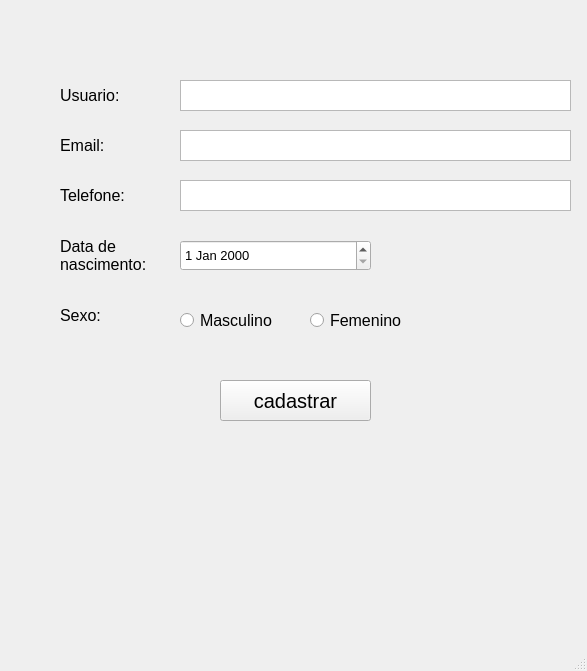
<?xml version="1.0" encoding="UTF-8"?>
<ui version="4.0">
 <class>MainWindow</class>
 <widget class="QMainWindow" name="MainWindow">
  <property name="geometry">
   <rect>
    <x>0</x>
    <y>0</y>
    <width>587</width>
    <height>671</height>
   </rect>
  </property>
  <property name="windowTitle">
   <string>MainWindow</string>
  </property>
  <widget class="QWidget" name="centralwidget">
   <widget class="QTextEdit" name="textEdit">
    <property name="geometry">
     <rect>
      <x>180</x>
      <y>80</y>
      <width>391</width>
      <height>31</height>
     </rect>
    </property>
   </widget>
   <widget class="QLabel" name="label">
    <property name="geometry">
     <rect>
      <x>60</x>
      <y>80</y>
      <width>91</width>
      <height>31</height>
     </rect>
    </property>
    <property name="font">
     <font>
      <pointsize>12</pointsize>
     </font>
    </property>
    <property name="text">
     <string>Usuario:</string>
    </property>
   </widget>
   <widget class="QLabel" name="label_2">
    <property name="geometry">
     <rect>
      <x>60</x>
      <y>130</y>
      <width>61</width>
      <height>31</height>
     </rect>
    </property>
    <property name="font">
     <font>
      <pointsize>12</pointsize>
     </font>
    </property>
    <property name="text">
     <string>Email:</string>
    </property>
   </widget>
   <widget class="QTextEdit" name="textEdit_2">
    <property name="geometry">
     <rect>
      <x>180</x>
      <y>130</y>
      <width>391</width>
      <height>31</height>
     </rect>
    </property>
   </widget>
   <widget class="QLabel" name="label_3">
    <property name="geometry">
     <rect>
      <x>60</x>
      <y>180</y>
      <width>91</width>
      <height>31</height>
     </rect>
    </property>
    <property name="font">
     <font>
      <pointsize>12</pointsize>
     </font>
    </property>
    <property name="text">
     <string>Telefone:</string>
    </property>
   </widget>
   <widget class="QTextEdit" name="textEdit_3">
    <property name="geometry">
     <rect>
      <x>180</x>
      <y>180</y>
      <width>391</width>
      <height>31</height>
     </rect>
    </property>
    <property name="whatsThis">
     <string>&lt;html&gt;&lt;head/&gt;&lt;body&gt;&lt;p&gt;(xx) xxxx-xxx&lt;/p&gt;&lt;/body&gt;&lt;/html&gt;</string>
    </property>
   </widget>
   <widget class="QDateEdit" name="dateEdit">
    <property name="geometry">
     <rect>
      <x>180</x>
      <y>240</y>
      <width>191</width>
      <height>31</height>
     </rect>
    </property>
    <property name="font">
     <font>
      <pointsize>10</pointsize>
     </font>
    </property>
   </widget>
   <widget class="QLabel" name="label_4">
    <property name="geometry">
     <rect>
      <x>60</x>
      <y>230</y>
      <width>121</width>
      <height>51</height>
     </rect>
    </property>
    <property name="font">
     <font>
      <pointsize>12</pointsize>
      <strikeout>false</strikeout>
     </font>
    </property>
    <property name="text">
     <string>Data de nascimento:</string>
    </property>
    <property name="wordWrap">
     <bool>true</bool>
    </property>
   </widget>
   <widget class="QRadioButton" name="radioButton">
    <property name="geometry">
     <rect>
      <x>180</x>
      <y>300</y>
      <width>131</width>
      <height>41</height>
     </rect>
    </property>
    <property name="font">
     <font>
      <pointsize>12</pointsize>
     </font>
    </property>
    <property name="text">
     <string>Masculino</string>
    </property>
   </widget>
   <widget class="QRadioButton" name="radioButton_2">
    <property name="geometry">
     <rect>
      <x>310</x>
      <y>300</y>
      <width>131</width>
      <height>41</height>
     </rect>
    </property>
    <property name="font">
     <font>
      <pointsize>12</pointsize>
     </font>
    </property>
    <property name="text">
     <string>Femenino</string>
    </property>
   </widget>
   <widget class="QLabel" name="label_5">
    <property name="geometry">
     <rect>
      <x>60</x>
      <y>300</y>
      <width>91</width>
      <height>31</height>
     </rect>
    </property>
    <property name="font">
     <font>
      <pointsize>12</pointsize>
     </font>
    </property>
    <property name="text">
     <string>Sexo:</string>
    </property>
   </widget>
   <widget class="QPushButton" name="pushButton">
    <property name="geometry">
     <rect>
      <x>220</x>
      <y>380</y>
      <width>151</width>
      <height>41</height>
     </rect>
    </property>
    <property name="font">
     <font>
      <pointsize>15</pointsize>
     </font>
    </property>
    <property name="text">
     <string>cadastrar</string>
    </property>
   </widget>
  </widget>
  <widget class="QMenuBar" name="menubar">
   <property name="geometry">
    <rect>
     <x>0</x>
     <y>0</y>
     <width>587</width>
     <height>26</height>
    </rect>
   </property>
  </widget>
  <widget class="QStatusBar" name="statusbar"/>
 </widget>
 <resources/>
 <connections/>
</ui>
